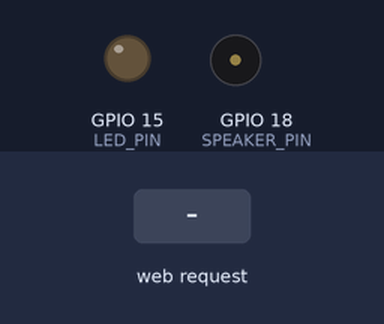
A program run on a simulated ESP32. On the bench: output pins drawn as LEDs (lit = HIGH), buzzer (waves = sounding). Inputs (shaded band) come from the test bench. A WiFi scan finds three made-up networks; what the program prints to the serial monitor is not drawn.

Above: at 3.2 s.
3.3 s: HTTP request GET /trigger/cctv received
At 4.95 s:
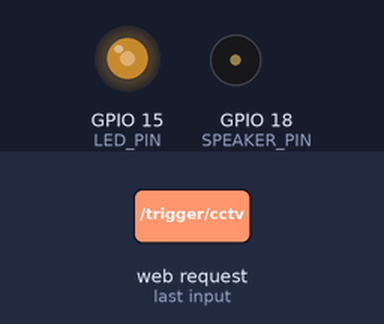
At 6.2 s:
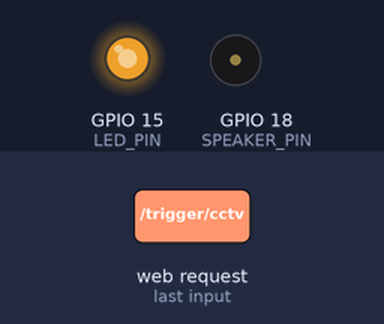
6.3 s: HTTP request GET /trigger/fire received
At 9.1 s:
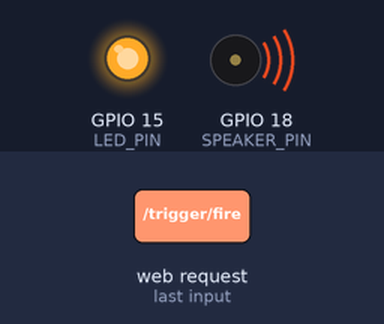
Timing chart, 0 to 15.3 s (numbered marks = the images above; inputs shaded):
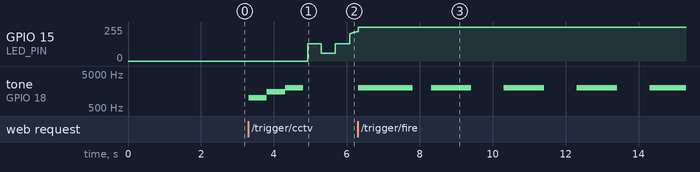

Measured:
- after the input at 3.3 s, tone on GPIO 18 (SPEAKER_PIN): silent → 1000 Hz at once, → 1500 Hz 0.50 s later, → 2000 Hz 0.50 s later, → silent 0.50 s later
- after the input at 6.3 s, tone on GPIO 18 (SPEAKER_PIN): goes 2000 Hz 1.5 s, silent 0.50 s, 3 × (2000 Hz 1.1 s, silent 0.90 s), then 2000 Hz, starting at once

The program:

main.cpp
```cpp
#include <Arduino.h>
#include <WiFi.h>
#include <ArduinoOTA.h>
#include <ESPAsyncWebServer.h>

#define VERSION "1.0.0"
#define LED_PIN 15
#define SPEAKER_PIN 18

// Network credentials and settings
struct WiFiNetwork {
    const char* ssid;
    const char* password;
};

// Add your known networks here
const WiFiNetwork networks[] = {
    {"WiFi", "Gliders1!"},
    {"WiFi-5G", "Gliders1!"},
    // Add more networks as needed
};
const int numNetworks = sizeof(networks) / sizeof(networks[0]);

IPAddress local_IP(192, 168, 1, 21);
IPAddress gateway(192, 168, 1, 1);
IPAddress subnet(255, 255, 255, 0);
IPAddress primaryDNS(8, 8, 8, 8);
IPAddress secondaryDNS(8, 8, 4, 4);

// LED PWM properties
const int freq = 5000;
const int ledChannel = 0;
const int resolution = 8;

// Breathing effect parameters
bool breathing = false;
unsigned long breathingStartTime = 0;
const unsigned long breathingDuration = 10000; // 10 seconds
const unsigned long breathePeriod = 2000; // 2 seconds per breath cycle

// Alert state
enum AlertType {
  NONE,
  CCTV,
  FIRE
};
AlertType currentAlert = NONE;

// Fire alert timing
unsigned long lastFirePatternTime = 0;
const unsigned long FIRE_PATTERN_INTERVAL = 2000; // 2 seconds per complete pattern

AsyncWebServer server(80);

// Function declarations
void setupWiFi();
void connectToBestAP();
void setupOTA();
void setupLED();
void handleCCTVAlert();
void handleFireAlert();
void stopAlert();
void startBreathingEffect();
void stopBreathingEffect();
void updateBreathingLed();
void playBeep(bool urgent = false);

void setup() {
  Serial.begin(115200);

  setupLED();
  pinMode(SPEAKER_PIN, OUTPUT);

  setupWiFi();
  setupOTA();

  // HTTP endpoints
  server.on("/trigger/cctv", HTTP_GET, [](AsyncWebServerRequest *request) {
    handleCCTVAlert();
    request->send(200, "application/json", "{\"status\":\"success\",\"alert\":\"cctv\"}");
  });

  server.on("/trigger/fire", HTTP_GET, [](AsyncWebServerRequest *request) {
    handleFireAlert();
    request->send(200, "application/json", "{\"status\":\"success\",\"alert\":\"fire\"}");
  });

  server.on("/reset", HTTP_GET, [](AsyncWebServerRequest *request) {
    stopAlert();
    request->send(200, "application/json", "{\"status\":\"success\",\"message\":\"alerts cleared\"}");
  });

  server.on("/status", HTTP_GET, [](AsyncWebServerRequest *request) {
    String status;
    switch(currentAlert) {
      case CCTV: status = "cctv"; break;
      case FIRE: status = "fire"; break;
      default: status = "none";
    }

    // Get WiFi signal strength
    int rssi = WiFi.RSSI();
    // Convert RSSI to percentage (typically -100dBm to 0dBm)
    int signalPercentage = map(constrain(rssi, -100, -50), -100, -50, 0, 100);

    String response = "{\"active\":" + String(currentAlert != NONE) +
                     ",\"type\":\"" + status + "\"" +
                     ",\"wifi\":{" +
                     "\"rssi\":" + String(rssi) + "," +
                     "\"strength\":" + String(signalPercentage) + "," +
                     "\"ip\":\"" + WiFi.localIP().toString() + "\"" +
                     "}}";
    request->send(200, "application/json", response);
  });

  server.on("/version", HTTP_GET, [](AsyncWebServerRequest *request) {
    request->send(200, "application/json", "{\"version\":\"" VERSION "\"}");
  });

  server.begin();
}

void loop() {
  ArduinoOTA.handle();
  updateBreathingLed();

  // Handle continuous fire alert
  if (currentAlert == FIRE) {
    unsigned long currentTime = millis();
    if (currentTime - lastFirePatternTime >= FIRE_PATTERN_INTERVAL) {
      lastFirePatternTime = currentTime;
      playBeep(true);
      ledcWrite(ledChannel, 255); // Ensure LED stays at full brightness
    }
  }

  // Check WiFi connection every 30 seconds
  static unsigned long lastWiFiCheck = 0;
  if (millis() - lastWiFiCheck > 30000) {
    lastWiFiCheck = millis();
    if (WiFi.status() != WL_CONNECTED) {
      Serial.println("WiFi disconnected. Attempting to reconnect...");
      connectToBestAP();
    }
  }
}

void setupWiFi() {
  if (!WiFi.config(local_IP, gateway, subnet, primaryDNS, secondaryDNS)) {
    Serial.println("WiFi Static IP Configuration Failed");
  }

  connectToBestAP();
}

void connectToBestAP() {
  int bestSignal = -100; // Minimum RSSI value
  int bestNetworkIndex = -1;

  Serial.println("Scanning for available networks...");
  WiFi.disconnect();
  int n = WiFi.scanNetworks();

  if (n == 0) {
    Serial.println("No networks found");
    delay(5000);
    return;
  }

  // Find the strongest known network
  for (int i = 0; i < n; ++i) {
    String currentSSID = WiFi.SSID(i);
    int currentSignal = WiFi.RSSI(i);

    Serial.printf("Found network: %s (RSSI: %d)\n", currentSSID.c_str(), currentSignal);

    // Check if this is one of our known networks
    for (int j = 0; j < numNetworks; j++) {
      if (currentSSID == networks[j].ssid && currentSignal > bestSignal) {
        bestSignal = currentSignal;
        bestNetworkIndex = j;
        break;
      }
    }
  }

  // Clean up scan results
  WiFi.scanDelete();

  if (bestNetworkIndex != -1) {
    Serial.printf("Connecting to best network: %s (RSSI: %d)\n",
                 networks[bestNetworkIndex].ssid, bestSignal);

    WiFi.begin(networks[bestNetworkIndex].ssid, networks[bestNetworkIndex].password);

    // Wait up to 10 seconds for connection
    int attempts = 0;
    while (WiFi.status() != WL_CONNECTED && attempts < 20) {
      delay(500);
      Serial.print(".");
      attempts++;
    }

    if (WiFi.status() == WL_CONNECTED) {
      Serial.println("\nWiFi connected");
      Serial.println("IP address: " + WiFi.localIP().toString());
    } else {
      Serial.println("\nFailed to connect. Will retry later.");
    }
  } else {
    Serial.println("No known networks found with good signal. Will retry later.");
  }
}

void setupOTA() {
  ArduinoOTA.onStart([]() {
    String type = ArduinoOTA.getCommand() == U_FLASH ? "sketch" : "filesystem";
    Serial.println("Start updating " + type);
  });

  ArduinoOTA.onEnd([]() {
    Serial.println("\nEnd");
  });

  ArduinoOTA.onProgress([](unsigned int progress, unsigned int total) {
    Serial.printf("Progress: %u%%\r", (progress / (total / 100)));
  });

  ArduinoOTA.onError([](ota_error_t error) {
    Serial.printf("Error[%u]: ", error);
    if (error == OTA_AUTH_ERROR) Serial.println("Auth Failed");
    else if (error == OTA_BEGIN_ERROR) Serial.println("Begin Failed");
    else if (error == OTA_CONNECT_ERROR) Serial.println("Connect Failed");
    else if (error == OTA_RECEIVE_ERROR) Serial.println("Receive Failed");
    else if (error == OTA_END_ERROR) Serial.println("End Failed");
  });

  ArduinoOTA.begin();
}

void setupLED() {
  ledcSetup(ledChannel, freq, resolution);
  ledcAttachPin(LED_PIN, ledChannel);
  ledcWrite(ledChannel, 0); // Start with LED off
}

void handleCCTVAlert() {
  currentAlert = CCTV;
  startBreathingEffect();
  playBeep(false);
}

void handleFireAlert() {
  currentAlert = FIRE;
  stopBreathingEffect();
  ledcWrite(ledChannel, 255); // Full brightness
  lastFirePatternTime = millis();
  playBeep(true);
}

void stopAlert() {
  currentAlert = NONE;
  stopBreathingEffect();
  ledcWrite(ledChannel, 0);
  noTone(SPEAKER_PIN);
}

void startBreathingEffect() {
  breathing = true;
  breathingStartTime = millis();
}

void stopBreathingEffect() {
  breathing = false;
  ledcWrite(ledChannel, 0);
}

void updateBreathingLed() {
  if (!breathing) return;

  unsigned long elapsedTime = millis() - breathingStartTime;
  if (elapsedTime < breathingDuration) {
    float breathePhase = (elapsedTime % breathePeriod) / (float)breathePeriod;
    int brightness = (int)((exp(sin(breathePhase * PI)) - 0.36787944) * (255 / exp(1)));
    ledcWrite(ledChannel, brightness);
  } else {
    stopBreathingEffect();
  }
}

void playBeep(bool urgent) {
  if (urgent) {
    // Urgent pattern for fire alarm
    tone(SPEAKER_PIN, 2000, 300);
    delay(200);
    tone(SPEAKER_PIN, 2000, 300);
    delay(200);
    tone(SPEAKER_PIN, 2000, 300);
    delay(200);
    tone(SPEAKER_PIN, 2000, 300);
    delay(200);
    tone(SPEAKER_PIN, 2000, 300);
    delay(200);
  } else {
    // Normal pattern for CCTV
    tone(SPEAKER_PIN, 1000, 500);
    delay(500);
    tone(SPEAKER_PIN, 1500, 500);
    delay(500);
    tone(SPEAKER_PIN, 2000, 500);
  }
  delay(500);
  noTone(SPEAKER_PIN);
}
```
